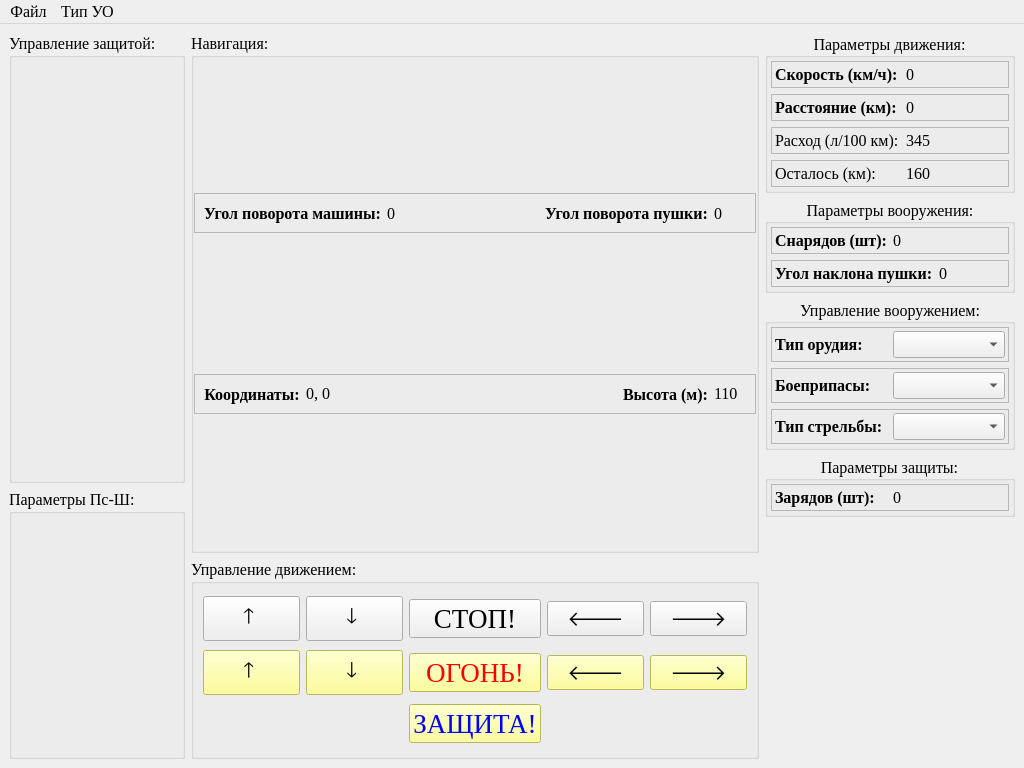
<?xml version="1.0" encoding="UTF-8"?>
<ui version="4.0">
 <class>MainWindow</class>
 <widget class="QMainWindow" name="MainWindow">
  <property name="geometry">
   <rect>
    <x>0</x>
    <y>0</y>
    <width>1024</width>
    <height>768</height>
   </rect>
  </property>
  <property name="font">
   <font>
    <family>Times New Roman</family>
    <pointsize>12</pointsize>
   </font>
  </property>
  <property name="windowTitle">
   <string>Main UI Example</string>
  </property>
  <widget class="QWidget" name="centralwidget">
   <layout class="QHBoxLayout" name="horizontalLayout_2">
    <item>
     <widget class="QFrame" name="frame">
      <property name="sizePolicy">
       <sizepolicy hsizetype="Fixed" vsizetype="Preferred">
        <horstretch>0</horstretch>
        <verstretch>0</verstretch>
       </sizepolicy>
      </property>
      <layout class="QVBoxLayout" name="verticalLayout_2">
       <property name="leftMargin">
        <number>0</number>
       </property>
       <property name="topMargin">
        <number>0</number>
       </property>
       <property name="rightMargin">
        <number>0</number>
       </property>
       <property name="bottomMargin">
        <number>0</number>
       </property>
       <item>
        <widget class="QGroupBox" name="groupBox_6">
         <property name="minimumSize">
          <size>
           <width>0</width>
           <height>450</height>
          </size>
         </property>
         <property name="title">
          <string>Управление защитой:</string>
         </property>
        </widget>
       </item>
       <item>
        <widget class="QGroupBox" name="groupBox_7">
         <property name="sizePolicy">
          <sizepolicy hsizetype="Preferred" vsizetype="Preferred">
           <horstretch>0</horstretch>
           <verstretch>0</verstretch>
          </sizepolicy>
         </property>
         <property name="title">
          <string>Параметры Пс-Ш:</string>
         </property>
        </widget>
       </item>
      </layout>
     </widget>
    </item>
    <item>
     <widget class="QFrame" name="frame_2">
      <property name="minimumSize">
       <size>
        <width>0</width>
        <height>0</height>
       </size>
      </property>
      <layout class="QVBoxLayout" name="verticalLayout_3">
       <property name="leftMargin">
        <number>0</number>
       </property>
       <property name="topMargin">
        <number>0</number>
       </property>
       <property name="rightMargin">
        <number>0</number>
       </property>
       <property name="bottomMargin">
        <number>0</number>
       </property>
       <item>
        <widget class="QGroupBox" name="groupBox_8">
         <property name="minimumSize">
          <size>
           <width>500</width>
           <height>500</height>
          </size>
         </property>
         <property name="title">
          <string>Навигация:</string>
         </property>
         <layout class="QVBoxLayout" name="verticalLayout_5">
          <property name="leftMargin">
           <number>0</number>
          </property>
          <property name="topMargin">
           <number>0</number>
          </property>
          <property name="rightMargin">
           <number>0</number>
          </property>
          <property name="bottomMargin">
           <number>0</number>
          </property>
          <item>
           <widget class="QFrame" name="frame_14">
            <property name="sizePolicy">
             <sizepolicy hsizetype="Preferred" vsizetype="Fixed">
              <horstretch>0</horstretch>
              <verstretch>0</verstretch>
             </sizepolicy>
            </property>
            <property name="frameShape">
             <enum>QFrame::StyledPanel</enum>
            </property>
            <property name="frameShadow">
             <enum>QFrame::Raised</enum>
            </property>
            <layout class="QHBoxLayout" name="horizontalLayout_12">
             <item>
              <widget class="QLabel" name="label_16">
               <property name="sizePolicy">
                <sizepolicy hsizetype="Fixed" vsizetype="Preferred">
                 <horstretch>0</horstretch>
                 <verstretch>0</verstretch>
                </sizepolicy>
               </property>
               <property name="font">
                <font>
                 <weight>75</weight>
                 <bold>true</bold>
                </font>
               </property>
               <property name="text">
                <string>Угол поворота машины:</string>
               </property>
               <property name="alignment">
                <set>Qt::AlignCenter</set>
               </property>
              </widget>
             </item>
             <item>
              <widget class="QLabel" name="turn_label">
               <property name="sizePolicy">
                <sizepolicy hsizetype="Fixed" vsizetype="Preferred">
                 <horstretch>0</horstretch>
                 <verstretch>0</verstretch>
                </sizepolicy>
               </property>
               <property name="text">
                <string>0</string>
               </property>
              </widget>
             </item>
             <item>
              <spacer name="horizontalSpacer">
               <property name="orientation">
                <enum>Qt::Horizontal</enum>
               </property>
               <property name="sizeHint" stdset="0">
                <size>
                 <width>40</width>
                 <height>20</height>
                </size>
               </property>
              </spacer>
             </item>
             <item>
              <widget class="QLabel" name="label_14">
               <property name="sizePolicy">
                <sizepolicy hsizetype="Fixed" vsizetype="Preferred">
                 <horstretch>0</horstretch>
                 <verstretch>0</verstretch>
                </sizepolicy>
               </property>
               <property name="font">
                <font>
                 <weight>75</weight>
                 <bold>true</bold>
                </font>
               </property>
               <property name="text">
                <string>Угол поворота пушки:</string>
               </property>
               <property name="alignment">
                <set>Qt::AlignCenter</set>
               </property>
              </widget>
             </item>
             <item>
              <widget class="QLabel" name="gun_turn_label">
               <property name="sizePolicy">
                <sizepolicy hsizetype="Fixed" vsizetype="Preferred">
                 <horstretch>0</horstretch>
                 <verstretch>0</verstretch>
                </sizepolicy>
               </property>
               <property name="minimumSize">
                <size>
                 <width>32</width>
                 <height>0</height>
                </size>
               </property>
               <property name="text">
                <string>0</string>
               </property>
              </widget>
             </item>
            </layout>
           </widget>
          </item>
          <item>
           <widget class="QFrame" name="frame_10">
            <property name="sizePolicy">
             <sizepolicy hsizetype="Preferred" vsizetype="Fixed">
              <horstretch>0</horstretch>
              <verstretch>0</verstretch>
             </sizepolicy>
            </property>
            <property name="frameShape">
             <enum>QFrame::StyledPanel</enum>
            </property>
            <property name="frameShadow">
             <enum>QFrame::Raised</enum>
            </property>
            <layout class="QHBoxLayout" name="horizontalLayout_7">
             <item>
              <widget class="QLabel" name="label_9">
               <property name="sizePolicy">
                <sizepolicy hsizetype="Fixed" vsizetype="Preferred">
                 <horstretch>0</horstretch>
                 <verstretch>0</verstretch>
                </sizepolicy>
               </property>
               <property name="font">
                <font>
                 <weight>75</weight>
                 <bold>true</bold>
                </font>
               </property>
               <property name="text">
                <string>Координаты:</string>
               </property>
               <property name="alignment">
                <set>Qt::AlignCenter</set>
               </property>
              </widget>
             </item>
             <item>
              <widget class="QLabel" name="coord_label">
               <property name="sizePolicy">
                <sizepolicy hsizetype="Fixed" vsizetype="Fixed">
                 <horstretch>0</horstretch>
                 <verstretch>0</verstretch>
                </sizepolicy>
               </property>
               <property name="text">
                <string>0, 0</string>
               </property>
              </widget>
             </item>
             <item>
              <spacer name="horizontalSpacer_2">
               <property name="orientation">
                <enum>Qt::Horizontal</enum>
               </property>
               <property name="sizeHint" stdset="0">
                <size>
                 <width>40</width>
                 <height>20</height>
                </size>
               </property>
              </spacer>
             </item>
             <item>
              <widget class="QLabel" name="label_10">
               <property name="sizePolicy">
                <sizepolicy hsizetype="Fixed" vsizetype="Preferred">
                 <horstretch>0</horstretch>
                 <verstretch>0</verstretch>
                </sizepolicy>
               </property>
               <property name="font">
                <font>
                 <weight>75</weight>
                 <bold>true</bold>
                </font>
               </property>
               <property name="text">
                <string>Высота (м):</string>
               </property>
               <property name="alignment">
                <set>Qt::AlignCenter</set>
               </property>
              </widget>
             </item>
             <item>
              <widget class="QLabel" name="label_12">
               <property name="sizePolicy">
                <sizepolicy hsizetype="Fixed" vsizetype="Fixed">
                 <horstretch>0</horstretch>
                 <verstretch>0</verstretch>
                </sizepolicy>
               </property>
               <property name="minimumSize">
                <size>
                 <width>32</width>
                 <height>0</height>
                </size>
               </property>
               <property name="text">
                <string>110</string>
               </property>
              </widget>
             </item>
            </layout>
           </widget>
          </item>
         </layout>
        </widget>
       </item>
       <item>
        <widget class="QGroupBox" name="groupBox_9">
         <property name="sizePolicy">
          <sizepolicy hsizetype="Preferred" vsizetype="Fixed">
           <horstretch>0</horstretch>
           <verstretch>0</verstretch>
          </sizepolicy>
         </property>
         <property name="minimumSize">
          <size>
           <width>0</width>
           <height>200</height>
          </size>
         </property>
         <property name="title">
          <string>Управление движением:</string>
         </property>
         <layout class="QGridLayout" name="gridLayout">
          <item row="0" column="3">
           <widget class="QPushButton" name="tank_left">
            <property name="font">
             <font>
              <family>Times New Roman</family>
              <pointsize>16</pointsize>
             </font>
            </property>
            <property name="text">
             <string>🡐</string>
            </property>
            <property name="autoRepeat">
             <bool>true</bool>
            </property>
            <property name="autoRepeatDelay">
             <number>100</number>
            </property>
            <property name="autoRepeatInterval">
             <number>16</number>
            </property>
           </widget>
          </item>
          <item row="2" column="1">
           <widget class="QPushButton" name="gun_down">
            <property name="font">
             <font>
              <family>Times New Roman</family>
              <pointsize>16</pointsize>
             </font>
            </property>
            <property name="styleSheet">
             <string notr="true">background: rgb(255, 255, 127)</string>
            </property>
            <property name="text">
             <string>🡓 </string>
            </property>
            <property name="autoRepeat">
             <bool>true</bool>
            </property>
            <property name="autoRepeatDelay">
             <number>100</number>
            </property>
            <property name="autoRepeatInterval">
             <number>16</number>
            </property>
           </widget>
          </item>
          <item row="0" column="2">
           <widget class="QPushButton" name="tank_stop">
            <property name="enabled">
             <bool>true</bool>
            </property>
            <property name="font">
             <font>
              <family>Times New Roman</family>
              <pointsize>20</pointsize>
             </font>
            </property>
            <property name="text">
             <string>СТОП!</string>
            </property>
           </widget>
          </item>
          <item row="2" column="2">
           <widget class="QPushButton" name="gun_fire">
            <property name="font">
             <font>
              <family>Times New Roman</family>
              <pointsize>20</pointsize>
             </font>
            </property>
            <property name="styleSheet">
             <string notr="true">background: rgb(255, 255, 127); color: red;</string>
            </property>
            <property name="text">
             <string>ОГОНЬ!</string>
            </property>
           </widget>
          </item>
          <item row="2" column="0">
           <widget class="QPushButton" name="gun_up">
            <property name="font">
             <font>
              <family>Times New Roman</family>
              <pointsize>16</pointsize>
             </font>
            </property>
            <property name="styleSheet">
             <string notr="true">background: rgb(255, 255, 127)</string>
            </property>
            <property name="text">
             <string>🡑 </string>
            </property>
            <property name="autoRepeat">
             <bool>true</bool>
            </property>
            <property name="autoRepeatDelay">
             <number>100</number>
            </property>
            <property name="autoRepeatInterval">
             <number>16</number>
            </property>
           </widget>
          </item>
          <item row="0" column="0">
           <widget class="QPushButton" name="tank_forward">
            <property name="font">
             <font>
              <family>Times New Roman</family>
              <pointsize>16</pointsize>
             </font>
            </property>
            <property name="text">
             <string>🡑 </string>
            </property>
            <property name="autoRepeat">
             <bool>true</bool>
            </property>
            <property name="autoRepeatDelay">
             <number>0</number>
            </property>
            <property name="autoRepeatInterval">
             <number>100</number>
            </property>
           </widget>
          </item>
          <item row="0" column="1">
           <widget class="QPushButton" name="tank_back">
            <property name="font">
             <font>
              <family>Times New Roman</family>
              <pointsize>16</pointsize>
             </font>
            </property>
            <property name="text">
             <string>🡓 </string>
            </property>
            <property name="autoRepeat">
             <bool>true</bool>
            </property>
            <property name="autoRepeatDelay">
             <number>0</number>
            </property>
            <property name="autoRepeatInterval">
             <number>100</number>
            </property>
           </widget>
          </item>
          <item row="0" column="5">
           <widget class="QPushButton" name="tank_right">
            <property name="font">
             <font>
              <family>Times New Roman</family>
              <pointsize>16</pointsize>
             </font>
            </property>
            <property name="text">
             <string>🡒</string>
            </property>
            <property name="autoRepeat">
             <bool>true</bool>
            </property>
            <property name="autoRepeatDelay">
             <number>100</number>
            </property>
            <property name="autoRepeatInterval">
             <number>16</number>
            </property>
           </widget>
          </item>
          <item row="2" column="5">
           <widget class="QPushButton" name="gun_right">
            <property name="font">
             <font>
              <family>Times New Roman</family>
              <pointsize>16</pointsize>
             </font>
            </property>
            <property name="styleSheet">
             <string notr="true">background: rgb(255, 255, 127)</string>
            </property>
            <property name="text">
             <string>🡒</string>
            </property>
            <property name="autoRepeat">
             <bool>true</bool>
            </property>
            <property name="autoRepeatDelay">
             <number>100</number>
            </property>
            <property name="autoRepeatInterval">
             <number>16</number>
            </property>
           </widget>
          </item>
          <item row="2" column="3">
           <widget class="QPushButton" name="gun_left">
            <property name="font">
             <font>
              <family>Times New Roman</family>
              <pointsize>16</pointsize>
             </font>
            </property>
            <property name="styleSheet">
             <string notr="true">background: rgb(255, 255, 127)</string>
            </property>
            <property name="text">
             <string>🡐</string>
            </property>
            <property name="autoRepeat">
             <bool>true</bool>
            </property>
            <property name="autoRepeatDelay">
             <number>100</number>
            </property>
            <property name="autoRepeatInterval">
             <number>16</number>
            </property>
           </widget>
          </item>
          <item row="3" column="2">
           <widget class="QPushButton" name="tank_protect">
            <property name="font">
             <font>
              <family>Times New Roman</family>
              <pointsize>20</pointsize>
             </font>
            </property>
            <property name="styleSheet">
             <string notr="true">background: rgb(255, 255, 127); color:blue;</string>
            </property>
            <property name="text">
             <string>ЗАЩИТА!</string>
            </property>
           </widget>
          </item>
         </layout>
        </widget>
       </item>
      </layout>
     </widget>
    </item>
    <item>
     <widget class="QFrame" name="frame_3">
      <property name="sizePolicy">
       <sizepolicy hsizetype="Fixed" vsizetype="Preferred">
        <horstretch>0</horstretch>
        <verstretch>0</verstretch>
       </sizepolicy>
      </property>
      <property name="minimumSize">
       <size>
        <width>250</width>
        <height>0</height>
       </size>
      </property>
      <layout class="QVBoxLayout" name="verticalLayout">
       <property name="leftMargin">
        <number>0</number>
       </property>
       <property name="topMargin">
        <number>0</number>
       </property>
       <property name="rightMargin">
        <number>0</number>
       </property>
       <property name="bottomMargin">
        <number>0</number>
       </property>
       <item>
        <widget class="QGroupBox" name="groupBox_4">
         <property name="sizePolicy">
          <sizepolicy hsizetype="Preferred" vsizetype="Fixed">
           <horstretch>0</horstretch>
           <verstretch>0</verstretch>
          </sizepolicy>
         </property>
         <property name="minimumSize">
          <size>
           <width>0</width>
           <height>0</height>
          </size>
         </property>
         <property name="font">
          <font>
           <weight>50</weight>
           <bold>false</bold>
          </font>
         </property>
         <property name="title">
          <string>Параметры движения:</string>
         </property>
         <property name="alignment">
          <set>Qt::AlignCenter</set>
         </property>
         <property name="flat">
          <bool>false</bool>
         </property>
         <property name="checkable">
          <bool>false</bool>
         </property>
         <layout class="QVBoxLayout" name="verticalLayout_4">
          <property name="leftMargin">
           <number>3</number>
          </property>
          <property name="topMargin">
           <number>3</number>
          </property>
          <property name="rightMargin">
           <number>3</number>
          </property>
          <property name="bottomMargin">
           <number>3</number>
          </property>
          <item>
           <widget class="QFrame" name="frame_4">
            <property name="sizePolicy">
             <sizepolicy hsizetype="Preferred" vsizetype="Fixed">
              <horstretch>0</horstretch>
              <verstretch>0</verstretch>
             </sizepolicy>
            </property>
            <property name="frameShape">
             <enum>QFrame::StyledPanel</enum>
            </property>
            <property name="frameShadow">
             <enum>QFrame::Raised</enum>
            </property>
            <layout class="QHBoxLayout" name="horizontalLayout_3">
             <property name="leftMargin">
              <number>3</number>
             </property>
             <property name="topMargin">
              <number>3</number>
             </property>
             <property name="rightMargin">
              <number>3</number>
             </property>
             <property name="bottomMargin">
              <number>3</number>
             </property>
             <item>
              <widget class="QLabel" name="label">
               <property name="minimumSize">
                <size>
                 <width>125</width>
                 <height>0</height>
                </size>
               </property>
               <property name="font">
                <font>
                 <weight>75</weight>
                 <bold>true</bold>
                </font>
               </property>
               <property name="text">
                <string>Скорость (км/ч):</string>
               </property>
              </widget>
             </item>
             <item>
              <widget class="QLabel" name="speed_label">
               <property name="text">
                <string>0</string>
               </property>
               <property name="alignment">
                <set>Qt::AlignLeading|Qt::AlignLeft|Qt::AlignVCenter</set>
               </property>
              </widget>
             </item>
            </layout>
           </widget>
          </item>
          <item>
           <widget class="QFrame" name="frame_5">
            <property name="sizePolicy">
             <sizepolicy hsizetype="Preferred" vsizetype="Fixed">
              <horstretch>0</horstretch>
              <verstretch>0</verstretch>
             </sizepolicy>
            </property>
            <property name="frameShape">
             <enum>QFrame::StyledPanel</enum>
            </property>
            <property name="frameShadow">
             <enum>QFrame::Raised</enum>
            </property>
            <layout class="QHBoxLayout" name="horizontalLayout_4">
             <property name="leftMargin">
              <number>3</number>
             </property>
             <property name="topMargin">
              <number>3</number>
             </property>
             <property name="rightMargin">
              <number>3</number>
             </property>
             <property name="bottomMargin">
              <number>3</number>
             </property>
             <item>
              <widget class="QLabel" name="label_2">
               <property name="minimumSize">
                <size>
                 <width>125</width>
                 <height>0</height>
                </size>
               </property>
               <property name="font">
                <font>
                 <weight>75</weight>
                 <bold>true</bold>
                </font>
               </property>
               <property name="text">
                <string>Расстояние (км):</string>
               </property>
              </widget>
             </item>
             <item>
              <widget class="QLabel" name="distance_label">
               <property name="text">
                <string>0</string>
               </property>
               <property name="alignment">
                <set>Qt::AlignLeading|Qt::AlignLeft|Qt::AlignVCenter</set>
               </property>
              </widget>
             </item>
            </layout>
           </widget>
          </item>
          <item>
           <widget class="QFrame" name="frame_6">
            <property name="sizePolicy">
             <sizepolicy hsizetype="Preferred" vsizetype="Fixed">
              <horstretch>0</horstretch>
              <verstretch>0</verstretch>
             </sizepolicy>
            </property>
            <property name="frameShape">
             <enum>QFrame::StyledPanel</enum>
            </property>
            <property name="frameShadow">
             <enum>QFrame::Raised</enum>
            </property>
            <layout class="QHBoxLayout" name="horizontalLayout_5">
             <property name="leftMargin">
              <number>3</number>
             </property>
             <property name="topMargin">
              <number>3</number>
             </property>
             <property name="rightMargin">
              <number>3</number>
             </property>
             <property name="bottomMargin">
              <number>3</number>
             </property>
             <item>
              <widget class="QLabel" name="label_3">
               <property name="minimumSize">
                <size>
                 <width>125</width>
                 <height>0</height>
                </size>
               </property>
               <property name="text">
                <string>Расход (л/100 км):</string>
               </property>
              </widget>
             </item>
             <item>
              <widget class="QLabel" name="fuel_cons_label">
               <property name="text">
                <string>345</string>
               </property>
               <property name="alignment">
                <set>Qt::AlignLeading|Qt::AlignLeft|Qt::AlignVCenter</set>
               </property>
              </widget>
             </item>
            </layout>
           </widget>
          </item>
          <item>
           <widget class="QFrame" name="frame_7">
            <property name="sizePolicy">
             <sizepolicy hsizetype="Preferred" vsizetype="Fixed">
              <horstretch>0</horstretch>
              <verstretch>0</verstretch>
             </sizepolicy>
            </property>
            <property name="frameShape">
             <enum>QFrame::StyledPanel</enum>
            </property>
            <property name="frameShadow">
             <enum>QFrame::Raised</enum>
            </property>
            <layout class="QHBoxLayout" name="horizontalLayout_6">
             <property name="leftMargin">
              <number>3</number>
             </property>
             <property name="topMargin">
              <number>3</number>
             </property>
             <property name="rightMargin">
              <number>3</number>
             </property>
             <property name="bottomMargin">
              <number>3</number>
             </property>
             <item>
              <widget class="QLabel" name="label_4">
               <property name="minimumSize">
                <size>
                 <width>125</width>
                 <height>0</height>
                </size>
               </property>
               <property name="text">
                <string>Осталось (км):</string>
               </property>
              </widget>
             </item>
             <item>
              <widget class="QLabel" name="km_left_label">
               <property name="text">
                <string>160</string>
               </property>
               <property name="alignment">
                <set>Qt::AlignLeading|Qt::AlignLeft|Qt::AlignVCenter</set>
               </property>
              </widget>
             </item>
            </layout>
           </widget>
          </item>
         </layout>
        </widget>
       </item>
       <item>
        <widget class="QGroupBox" name="groupBox">
         <property name="sizePolicy">
          <sizepolicy hsizetype="Preferred" vsizetype="Fixed">
           <horstretch>0</horstretch>
           <verstretch>0</verstretch>
          </sizepolicy>
         </property>
         <property name="title">
          <string>Параметры вооружения:</string>
         </property>
         <property name="alignment">
          <set>Qt::AlignCenter</set>
         </property>
         <layout class="QVBoxLayout" name="verticalLayout_6">
          <property name="leftMargin">
           <number>3</number>
          </property>
          <property name="topMargin">
           <number>3</number>
          </property>
          <property name="rightMargin">
           <number>3</number>
          </property>
          <property name="bottomMargin">
           <number>3</number>
          </property>
          <item>
           <widget class="QFrame" name="frame_8">
            <property name="frameShape">
             <enum>QFrame::StyledPanel</enum>
            </property>
            <property name="frameShadow">
             <enum>QFrame::Raised</enum>
            </property>
            <layout class="QHBoxLayout" name="horizontalLayout">
             <property name="leftMargin">
              <number>3</number>
             </property>
             <property name="topMargin">
              <number>3</number>
             </property>
             <property name="rightMargin">
              <number>3</number>
             </property>
             <property name="bottomMargin">
              <number>3</number>
             </property>
             <item>
              <widget class="QLabel" name="label_5">
               <property name="font">
                <font>
                 <weight>75</weight>
                 <bold>true</bold>
                </font>
               </property>
               <property name="text">
                <string>Снарядов (шт):</string>
               </property>
              </widget>
             </item>
             <item>
              <widget class="QLabel" name="ammo_label">
               <property name="text">
                <string>0</string>
               </property>
              </widget>
             </item>
            </layout>
           </widget>
          </item>
          <item>
           <widget class="QFrame" name="frame_12">
            <property name="frameShape">
             <enum>QFrame::StyledPanel</enum>
            </property>
            <property name="frameShadow">
             <enum>QFrame::Raised</enum>
            </property>
            <layout class="QHBoxLayout" name="horizontalLayout_10">
             <property name="leftMargin">
              <number>3</number>
             </property>
             <property name="topMargin">
              <number>3</number>
             </property>
             <property name="rightMargin">
              <number>3</number>
             </property>
             <property name="bottomMargin">
              <number>3</number>
             </property>
             <item>
              <widget class="QLabel" name="label_13">
               <property name="font">
                <font>
                 <weight>75</weight>
                 <bold>true</bold>
                </font>
               </property>
               <property name="text">
                <string>Угол наклона пушки:</string>
               </property>
              </widget>
             </item>
             <item>
              <widget class="QLabel" name="gun_angle_label">
               <property name="text">
                <string>0</string>
               </property>
              </widget>
             </item>
            </layout>
           </widget>
          </item>
         </layout>
        </widget>
       </item>
       <item>
        <widget class="QGroupBox" name="groupBox_5">
         <property name="sizePolicy">
          <sizepolicy hsizetype="Preferred" vsizetype="Fixed">
           <horstretch>0</horstretch>
           <verstretch>0</verstretch>
          </sizepolicy>
         </property>
         <property name="title">
          <string>Управление вооружением:</string>
         </property>
         <property name="alignment">
          <set>Qt::AlignCenter</set>
         </property>
         <layout class="QVBoxLayout" name="verticalLayout_7">
          <property name="leftMargin">
           <number>3</number>
          </property>
          <property name="topMargin">
           <number>3</number>
          </property>
          <property name="rightMargin">
           <number>3</number>
          </property>
          <property name="bottomMargin">
           <number>3</number>
          </property>
          <item>
           <widget class="QFrame" name="frame_9">
            <property name="frameShape">
             <enum>QFrame::StyledPanel</enum>
            </property>
            <property name="frameShadow">
             <enum>QFrame::Raised</enum>
            </property>
            <layout class="QHBoxLayout" name="horizontalLayout_8">
             <property name="leftMargin">
              <number>3</number>
             </property>
             <property name="topMargin">
              <number>3</number>
             </property>
             <property name="rightMargin">
              <number>3</number>
             </property>
             <property name="bottomMargin">
              <number>3</number>
             </property>
             <item>
              <widget class="QLabel" name="label_6">
               <property name="sizePolicy">
                <sizepolicy hsizetype="Preferred" vsizetype="Preferred">
                 <horstretch>0</horstretch>
                 <verstretch>0</verstretch>
                </sizepolicy>
               </property>
               <property name="font">
                <font>
                 <weight>75</weight>
                 <bold>true</bold>
                </font>
               </property>
               <property name="text">
                <string>Тип орудия:</string>
               </property>
              </widget>
             </item>
             <item>
              <widget class="QComboBox" name="comboBox"/>
             </item>
            </layout>
           </widget>
          </item>
          <item>
           <widget class="QFrame" name="frame_11">
            <property name="frameShape">
             <enum>QFrame::StyledPanel</enum>
            </property>
            <property name="frameShadow">
             <enum>QFrame::Raised</enum>
            </property>
            <layout class="QHBoxLayout" name="horizontalLayout_9">
             <property name="leftMargin">
              <number>3</number>
             </property>
             <property name="topMargin">
              <number>3</number>
             </property>
             <property name="rightMargin">
              <number>3</number>
             </property>
             <property name="bottomMargin">
              <number>3</number>
             </property>
             <item>
              <widget class="QLabel" name="label_11">
               <property name="sizePolicy">
                <sizepolicy hsizetype="Preferred" vsizetype="Preferred">
                 <horstretch>0</horstretch>
                 <verstretch>0</verstretch>
                </sizepolicy>
               </property>
               <property name="font">
                <font>
                 <weight>75</weight>
                 <bold>true</bold>
                </font>
               </property>
               <property name="text">
                <string>Боеприпасы:</string>
               </property>
              </widget>
             </item>
             <item>
              <widget class="QComboBox" name="comboBox_2"/>
             </item>
            </layout>
           </widget>
          </item>
          <item>
           <widget class="QFrame" name="frame_13">
            <property name="frameShape">
             <enum>QFrame::StyledPanel</enum>
            </property>
            <property name="frameShadow">
             <enum>QFrame::Raised</enum>
            </property>
            <layout class="QHBoxLayout" name="horizontalLayout_11">
             <property name="leftMargin">
              <number>3</number>
             </property>
             <property name="topMargin">
              <number>3</number>
             </property>
             <property name="rightMargin">
              <number>3</number>
             </property>
             <property name="bottomMargin">
              <number>3</number>
             </property>
             <item>
              <widget class="QLabel" name="label_15">
               <property name="font">
                <font>
                 <weight>75</weight>
                 <bold>true</bold>
                </font>
               </property>
               <property name="text">
                <string>Тип стрельбы:</string>
               </property>
              </widget>
             </item>
             <item>
              <widget class="QComboBox" name="comboBox_3"/>
             </item>
            </layout>
           </widget>
          </item>
         </layout>
        </widget>
       </item>
       <item>
        <widget class="QGroupBox" name="groupBox_2">
         <property name="sizePolicy">
          <sizepolicy hsizetype="Preferred" vsizetype="Fixed">
           <horstretch>0</horstretch>
           <verstretch>0</verstretch>
          </sizepolicy>
         </property>
         <property name="title">
          <string>Параметры защиты:</string>
         </property>
         <property name="alignment">
          <set>Qt::AlignCenter</set>
         </property>
         <layout class="QVBoxLayout" name="verticalLayout_8">
          <property name="leftMargin">
           <number>3</number>
          </property>
          <property name="topMargin">
           <number>3</number>
          </property>
          <property name="rightMargin">
           <number>3</number>
          </property>
          <property name="bottomMargin">
           <number>3</number>
          </property>
          <item>
           <widget class="QFrame" name="frame_15">
            <property name="frameShape">
             <enum>QFrame::StyledPanel</enum>
            </property>
            <property name="frameShadow">
             <enum>QFrame::Raised</enum>
            </property>
            <layout class="QHBoxLayout" name="horizontalLayout_13">
             <property name="leftMargin">
              <number>3</number>
             </property>
             <property name="topMargin">
              <number>3</number>
             </property>
             <property name="rightMargin">
              <number>3</number>
             </property>
             <property name="bottomMargin">
              <number>3</number>
             </property>
             <item>
              <widget class="QLabel" name="label_7">
               <property name="font">
                <font>
                 <weight>75</weight>
                 <bold>true</bold>
                </font>
               </property>
               <property name="text">
                <string>Зарядов (шт):</string>
               </property>
              </widget>
             </item>
             <item>
              <widget class="QLabel" name="protect_label">
               <property name="text">
                <string>0</string>
               </property>
              </widget>
             </item>
            </layout>
           </widget>
          </item>
         </layout>
        </widget>
       </item>
       <item>
        <spacer name="verticalSpacer">
         <property name="orientation">
          <enum>Qt::Vertical</enum>
         </property>
         <property name="sizeHint" stdset="0">
          <size>
           <width>20</width>
           <height>40</height>
          </size>
         </property>
        </spacer>
       </item>
      </layout>
     </widget>
    </item>
   </layout>
  </widget>
  <widget class="QMenuBar" name="menubar">
   <property name="geometry">
    <rect>
     <x>0</x>
     <y>0</y>
     <width>1024</width>
     <height>27</height>
    </rect>
   </property>
   <widget class="QMenu" name="menu">
    <property name="title">
     <string>Файл</string>
    </property>
    <addaction name="action_2"/>
    <addaction name="action_4"/>
    <addaction name="separator"/>
    <addaction name="action_3"/>
    <addaction name="action_5"/>
    <addaction name="separator"/>
    <addaction name="action_7"/>
   </widget>
   <widget class="QMenu" name="menu_2">
    <property name="title">
     <string>Тип УО</string>
    </property>
   </widget>
   <addaction name="menu"/>
   <addaction name="menu_2"/>
  </widget>
  <action name="action">
   <property name="text">
    <string>Выход</string>
   </property>
  </action>
  <action name="action_2">
   <property name="text">
    <string>Старт...</string>
   </property>
  </action>
  <action name="action_3">
   <property name="text">
    <string>Сохранить</string>
   </property>
  </action>
  <action name="action_4">
   <property name="text">
    <string>Открыть...</string>
   </property>
  </action>
  <action name="action_5">
   <property name="text">
    <string>Сохранить как...</string>
   </property>
  </action>
  <action name="action_7">
   <property name="text">
    <string>Выход</string>
   </property>
  </action>
 </widget>
 <resources/>
 <connections/>
</ui>
